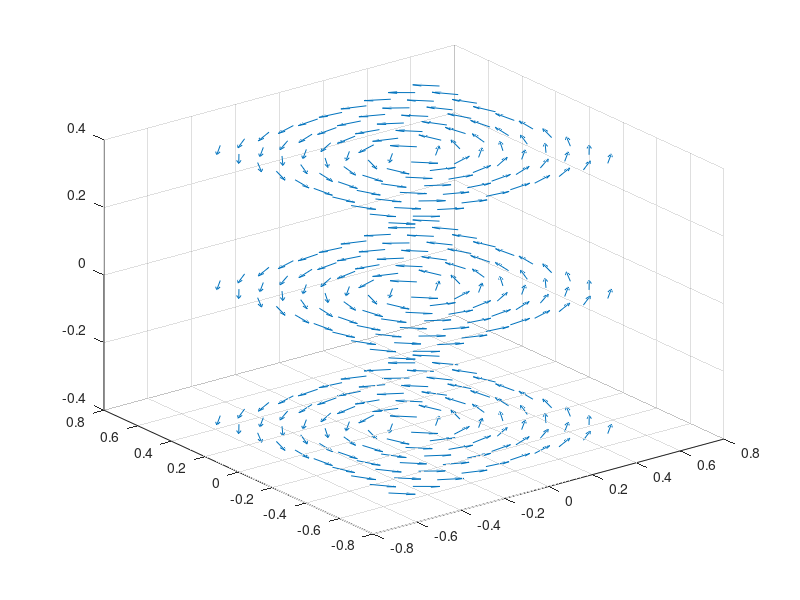

MATLAB code to generate this figure: (Note: this script raises an error after producing the figure.)
clear all


x0=linspace(-0.5,0.5,10);
y0=linspace(-0.5,0.5,10);
z0=linspace(-0.4,0.4,3);

[x,y,z]=meshgrid(x0,y0,z0);

Bx=-y.*(x.^2+y.^2).^(-1/2);
By=x.*(x.^2+y.^2).^(-1/2);
Bz=0*z;

%Bx=0.25*(1+x.^2-y.^2-z.^2);
%By=-x.*y;
%Bz=-x.*z;


quiver3(x,y,z,Bx,By,Bz);

%y00=linspace(-0.05,0.05,3);
%z00=linspace(-0.05,0.05,3);

y00=linspace(0.1,0.1,1);
z00=linspace(-0.4,0.4,3);

[startX,startY,startZ]=meshgrid(0,y00,z00);
verts=stream3(x,y,z,Bx,By,Bz,startX,startY,startZ);
streamline(verts);


xlabel('X');
ylabel('Y');
zlabel('Z');

axis equal;

%view(0,90);
